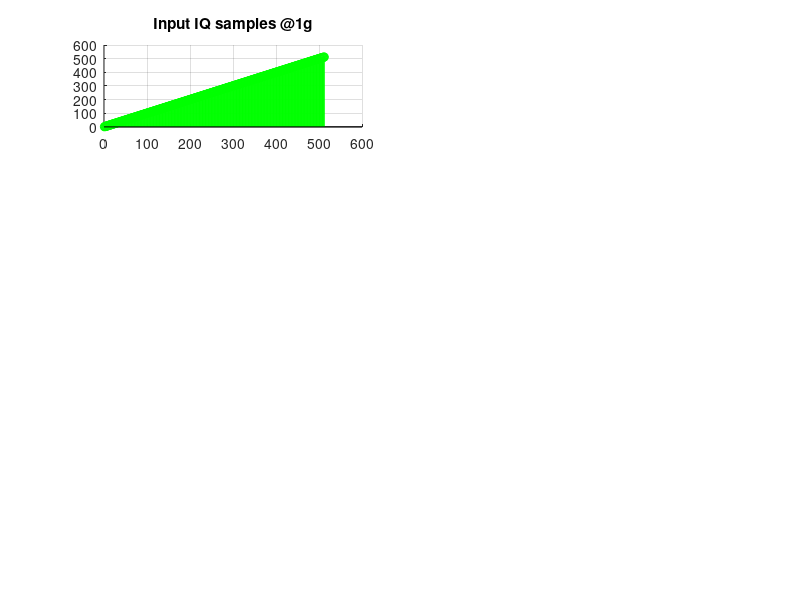

Source code (MATLAB): (Note: this script raises an error after producing the figure.)
% This program is to generate an input and output sample files for VHA
 % single band Modulation testing at 1gsps
clc;
clear;
close all;

num_vectors = 16;
num_samples_per_vector = 32;
num_samples = num_vectors * num_samples_per_vector;

for i = 1:num_samples
    input_iq (i) = i;        % ramp
end

n1 = 1:1:num_samples;
subplot(4, 2, 1); grid on; hold on;
stem(n1, input_iq, 'green'); title("Input IQ samples @1g");

% write this into a file which can be sourced while running on FRIO
fileId = fopen("input_samples/modulation/single_band_modulation_1.txt", "w");
fprintf(fileId, "%08x\n", bitshift(input_iq, 16));
fclose(fileId);

% input_iq should be scaled down before giving as input to the matlab model
scale_factor = 2^-15;
input_iq_to_duc = (input_iq * scale_factor);

% enable w1
config.vha_hbf_stages = [1 0 0 0];

% now do an interpolation
output_iq_from_duc = vha_interpolate(input_iq_to_duc, config);

% now scale the samples up
scale_factor = 2^15;
n2 = 1:1:(numel(output_iq_from_duc));
subplot(4, 2, 3); grid on; hold on;
stem(n2, (real(output_iq_from_duc * scale_factor)), 'red'); title("DUC output 2Gsps");
stem(n2, (imag(output_iq_from_duc * scale_factor)), 'blue');

% generate cw0 for the modulation freq = 500Mhz, Fs = 2Ghz, Fclk = 1Ghz, #sample = 512
Fclk = 983040;
Fs   = 983040 * 2;
freq = (Fclk / 2);
fprintf("freq = %d KHz, Fs = %d KHz, Fclk = %d KHz\n", freq, Fs, Fclk);
cw0 = nco_pp(freq, Fs, Fclk, length(output_iq_from_duc), 1);
subplot(4, 2, 5); grid on; hold on;
n3 = 1:1:(length(cw0));
stem(n3, real(cw0), 'red'); title("CW0 + 1");
stem(n3, imag(cw0), 'blue');

% now do the modulation and combining
config.vha_bypass = [0 0];
config.vha_conj = [0, 0];
config.active_band = 1;
cw0 = transpose(cw0);
[mod_output_2g, dummy] = vha_combine(output_iq_from_duc, 0, cw0, 0, config);
mod_output_2g = mod_output_2g * scale_factor;    % scale up the final output

n2 = 1:1:length(mod_output_2g);
subplot(4, 2, 7); grid on; hold on;
stem(n2, real(mod_output_2g), 'red'); title ("Output - 2gsps Modulation");
stem(n2, imag(mod_output_2g), 'blue');
mod_output_2g_real = dec2hex(real(mod_output_2g),4);
mod_output_2g_imag = dec2hex(imag(mod_output_2g),4);
output_2g = strcat(mod_output_2g_real, mod_output_2g_imag);
fileId = fopen("output_samples/modulation/1g/single_band_modulation_2.txt", "w");
for i = 1:length(output_2g)
   nbytes = fprintf(fileId,'%8s\n',output_2g(i,:));
end
fclose(fileId);

% enable w1, w2
config.vha_hbf_stages = [1 1 0 0];

% now do an interpolation
output_iq_from_duc = vha_interpolate(input_iq_to_duc, config);

% now scale the samples up
n2 = 1:1:(numel(output_iq_from_duc));
subplot(4, 2, 4); grid on; hold on;
stem(n2, (real(output_iq_from_duc * scale_factor)), 'red'); title("DUC output 4Gsps");
stem(n2, (imag(output_iq_from_duc * scale_factor)), 'blue');

% generate cw0 for the modulation freq = 500Mhz, Fs = 4Ghz, Fclk = 1Ghz, #sample = 512
Fs   = 983040 * 4;
freq = (Fclk / 2);
fprintf("freq = %d KHz, Fs = %d KHz, Fclk = %d KHz\n", freq, Fs, Fclk);
cw0 = nco_pp(freq, Fs, Fclk, length(output_iq_from_duc), 0);
subplot(4, 2, 6); grid on; hold on;
n3 = 1:1:(length(cw0));
stem(n3, real(cw0), 'red'); title("CW0 + 0");
stem(n3, imag(cw0), 'blue');

% now do the modulation and combining
config.vha_bypass = [0 0];
config.vha_conj = [0, 0];
config.active_band = 1;
cw0 = transpose(cw0);
[mod_output_4g, dummy] = vha_combine(output_iq_from_duc, 0, cw0, 0, config);
mod_output_4g = mod_output_4g * scale_factor;

n2 = 1:1:length(mod_output_4g);
subplot(4, 2, 8); grid on; hold on;
stem(n2, real(mod_output_4g), 'red'); title("Output - 4gsps Modulation");
stem(n2, imag(mod_output_4g), 'blue');
mod_output_4g_real = dec2hex(real(mod_output_4g), 4);
mod_output_4g_imag = dec2hex(imag(mod_output_4g), 4);
output_4g = strcat(mod_output_4g_real, mod_output_4g_imag);
fileId = fopen("output_samples/modulation/1g/single_band_modulation_4.txt", "w");
for i = 1:length(output_4g)
   nbytes = fprintf(fileId,'%8s\n',output_4g(i,:));
end
fclose(fileId);
